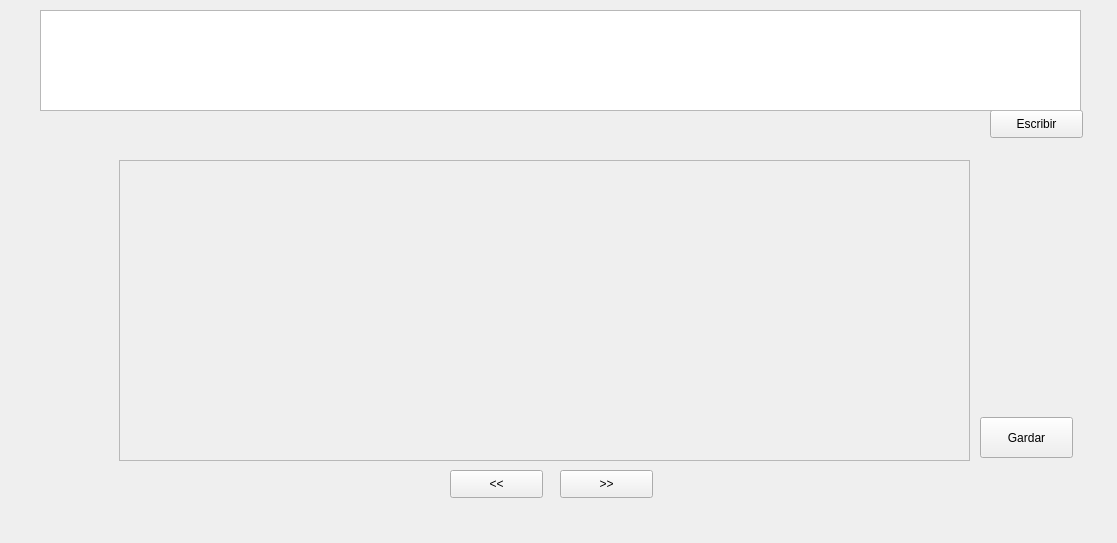
<?xml version="1.0" encoding="UTF-8"?>
<ui version="4.0">
 <class>Form</class>
 <widget class="QWidget" name="Form">
  <property name="geometry">
   <rect>
    <x>0</x>
    <y>0</y>
    <width>1117</width>
    <height>543</height>
   </rect>
  </property>
  <property name="minimumSize">
   <size>
    <width>1117</width>
    <height>543</height>
   </size>
  </property>
  <property name="maximumSize">
   <size>
    <width>1117</width>
    <height>543</height>
   </size>
  </property>
  <property name="windowTitle">
   <string>Convertidor texto manual</string>
  </property>
  <property name="windowIcon">
   <iconset>
    <normaloff>F1_tire_Pirelli_PZero_Red.svg.png</normaloff>F1_tire_Pirelli_PZero_Red.svg.png</iconset>
  </property>
  <property name="styleSheet">
   <string notr="true"/>
  </property>
  <widget class="QPushButton" name="button">
   <property name="geometry">
    <rect>
     <x>990</x>
     <y>110</y>
     <width>93</width>
     <height>28</height>
    </rect>
   </property>
   <property name="text">
    <string>Escribir</string>
   </property>
  </widget>
  <widget class="QLabel" name="label">
   <property name="geometry">
    <rect>
     <x>50</x>
     <y>120</y>
     <width>941</width>
     <height>31</height>
    </rect>
   </property>
   <property name="palette">
    <palette>
     <active>
      <colorrole role="WindowText">
       <brush brushstyle="SolidPattern">
        <color alpha="255">
         <red>255</red>
         <green>0</green>
         <blue>0</blue>
        </color>
       </brush>
      </colorrole>
      <colorrole role="Button">
       <brush brushstyle="SolidPattern">
        <color alpha="255">
         <red>255</red>
         <green>0</green>
         <blue>0</blue>
        </color>
       </brush>
      </colorrole>
      <colorrole role="Light">
       <brush brushstyle="SolidPattern">
        <color alpha="255">
         <red>255</red>
         <green>127</green>
         <blue>127</blue>
        </color>
       </brush>
      </colorrole>
      <colorrole role="Midlight">
       <brush brushstyle="SolidPattern">
        <color alpha="255">
         <red>255</red>
         <green>63</green>
         <blue>63</blue>
        </color>
       </brush>
      </colorrole>
      <colorrole role="Dark">
       <brush brushstyle="SolidPattern">
        <color alpha="255">
         <red>127</red>
         <green>0</green>
         <blue>0</blue>
        </color>
       </brush>
      </colorrole>
      <colorrole role="Mid">
       <brush brushstyle="SolidPattern">
        <color alpha="255">
         <red>170</red>
         <green>0</green>
         <blue>0</blue>
        </color>
       </brush>
      </colorrole>
      <colorrole role="Text">
       <brush brushstyle="SolidPattern">
        <color alpha="255">
         <red>255</red>
         <green>0</green>
         <blue>0</blue>
        </color>
       </brush>
      </colorrole>
      <colorrole role="BrightText">
       <brush brushstyle="SolidPattern">
        <color alpha="255">
         <red>255</red>
         <green>255</green>
         <blue>255</blue>
        </color>
       </brush>
      </colorrole>
      <colorrole role="ButtonText">
       <brush brushstyle="SolidPattern">
        <color alpha="255">
         <red>255</red>
         <green>0</green>
         <blue>0</blue>
        </color>
       </brush>
      </colorrole>
      <colorrole role="Base">
       <brush brushstyle="SolidPattern">
        <color alpha="255">
         <red>255</red>
         <green>255</green>
         <blue>255</blue>
        </color>
       </brush>
      </colorrole>
      <colorrole role="Window">
       <brush brushstyle="SolidPattern">
        <color alpha="255">
         <red>255</red>
         <green>0</green>
         <blue>0</blue>
        </color>
       </brush>
      </colorrole>
      <colorrole role="Shadow">
       <brush brushstyle="SolidPattern">
        <color alpha="255">
         <red>0</red>
         <green>0</green>
         <blue>0</blue>
        </color>
       </brush>
      </colorrole>
      <colorrole role="AlternateBase">
       <brush brushstyle="SolidPattern">
        <color alpha="255">
         <red>255</red>
         <green>127</green>
         <blue>127</blue>
        </color>
       </brush>
      </colorrole>
      <colorrole role="ToolTipBase">
       <brush brushstyle="SolidPattern">
        <color alpha="255">
         <red>255</red>
         <green>255</green>
         <blue>220</blue>
        </color>
       </brush>
      </colorrole>
      <colorrole role="ToolTipText">
       <brush brushstyle="SolidPattern">
        <color alpha="255">
         <red>0</red>
         <green>0</green>
         <blue>0</blue>
        </color>
       </brush>
      </colorrole>
     </active>
     <inactive>
      <colorrole role="WindowText">
       <brush brushstyle="SolidPattern">
        <color alpha="255">
         <red>255</red>
         <green>0</green>
         <blue>0</blue>
        </color>
       </brush>
      </colorrole>
      <colorrole role="Button">
       <brush brushstyle="SolidPattern">
        <color alpha="255">
         <red>255</red>
         <green>0</green>
         <blue>0</blue>
        </color>
       </brush>
      </colorrole>
      <colorrole role="Light">
       <brush brushstyle="SolidPattern">
        <color alpha="255">
         <red>255</red>
         <green>127</green>
         <blue>127</blue>
        </color>
       </brush>
      </colorrole>
      <colorrole role="Midlight">
       <brush brushstyle="SolidPattern">
        <color alpha="255">
         <red>255</red>
         <green>63</green>
         <blue>63</blue>
        </color>
       </brush>
      </colorrole>
      <colorrole role="Dark">
       <brush brushstyle="SolidPattern">
        <color alpha="255">
         <red>127</red>
         <green>0</green>
         <blue>0</blue>
        </color>
       </brush>
      </colorrole>
      <colorrole role="Mid">
       <brush brushstyle="SolidPattern">
        <color alpha="255">
         <red>170</red>
         <green>0</green>
         <blue>0</blue>
        </color>
       </brush>
      </colorrole>
      <colorrole role="Text">
       <brush brushstyle="SolidPattern">
        <color alpha="255">
         <red>255</red>
         <green>0</green>
         <blue>0</blue>
        </color>
       </brush>
      </colorrole>
      <colorrole role="BrightText">
       <brush brushstyle="SolidPattern">
        <color alpha="255">
         <red>255</red>
         <green>255</green>
         <blue>255</blue>
        </color>
       </brush>
      </colorrole>
      <colorrole role="ButtonText">
       <brush brushstyle="SolidPattern">
        <color alpha="255">
         <red>255</red>
         <green>0</green>
         <blue>0</blue>
        </color>
       </brush>
      </colorrole>
      <colorrole role="Base">
       <brush brushstyle="SolidPattern">
        <color alpha="255">
         <red>255</red>
         <green>255</green>
         <blue>255</blue>
        </color>
       </brush>
      </colorrole>
      <colorrole role="Window">
       <brush brushstyle="SolidPattern">
        <color alpha="255">
         <red>255</red>
         <green>0</green>
         <blue>0</blue>
        </color>
       </brush>
      </colorrole>
      <colorrole role="Shadow">
       <brush brushstyle="SolidPattern">
        <color alpha="255">
         <red>0</red>
         <green>0</green>
         <blue>0</blue>
        </color>
       </brush>
      </colorrole>
      <colorrole role="AlternateBase">
       <brush brushstyle="SolidPattern">
        <color alpha="255">
         <red>255</red>
         <green>127</green>
         <blue>127</blue>
        </color>
       </brush>
      </colorrole>
      <colorrole role="ToolTipBase">
       <brush brushstyle="SolidPattern">
        <color alpha="255">
         <red>255</red>
         <green>255</green>
         <blue>220</blue>
        </color>
       </brush>
      </colorrole>
      <colorrole role="ToolTipText">
       <brush brushstyle="SolidPattern">
        <color alpha="255">
         <red>0</red>
         <green>0</green>
         <blue>0</blue>
        </color>
       </brush>
      </colorrole>
     </inactive>
     <disabled>
      <colorrole role="WindowText">
       <brush brushstyle="SolidPattern">
        <color alpha="255">
         <red>255</red>
         <green>0</green>
         <blue>0</blue>
        </color>
       </brush>
      </colorrole>
      <colorrole role="Button">
       <brush brushstyle="SolidPattern">
        <color alpha="255">
         <red>255</red>
         <green>0</green>
         <blue>0</blue>
        </color>
       </brush>
      </colorrole>
      <colorrole role="Light">
       <brush brushstyle="SolidPattern">
        <color alpha="255">
         <red>255</red>
         <green>127</green>
         <blue>127</blue>
        </color>
       </brush>
      </colorrole>
      <colorrole role="Midlight">
       <brush brushstyle="SolidPattern">
        <color alpha="255">
         <red>255</red>
         <green>63</green>
         <blue>63</blue>
        </color>
       </brush>
      </colorrole>
      <colorrole role="Dark">
       <brush brushstyle="SolidPattern">
        <color alpha="255">
         <red>127</red>
         <green>0</green>
         <blue>0</blue>
        </color>
       </brush>
      </colorrole>
      <colorrole role="Mid">
       <brush brushstyle="SolidPattern">
        <color alpha="255">
         <red>170</red>
         <green>0</green>
         <blue>0</blue>
        </color>
       </brush>
      </colorrole>
      <colorrole role="Text">
       <brush brushstyle="SolidPattern">
        <color alpha="255">
         <red>255</red>
         <green>0</green>
         <blue>0</blue>
        </color>
       </brush>
      </colorrole>
      <colorrole role="BrightText">
       <brush brushstyle="SolidPattern">
        <color alpha="255">
         <red>255</red>
         <green>255</green>
         <blue>255</blue>
        </color>
       </brush>
      </colorrole>
      <colorrole role="ButtonText">
       <brush brushstyle="SolidPattern">
        <color alpha="255">
         <red>255</red>
         <green>0</green>
         <blue>0</blue>
        </color>
       </brush>
      </colorrole>
      <colorrole role="Base">
       <brush brushstyle="SolidPattern">
        <color alpha="255">
         <red>255</red>
         <green>0</green>
         <blue>0</blue>
        </color>
       </brush>
      </colorrole>
      <colorrole role="Window">
       <brush brushstyle="SolidPattern">
        <color alpha="255">
         <red>255</red>
         <green>0</green>
         <blue>0</blue>
        </color>
       </brush>
      </colorrole>
      <colorrole role="Shadow">
       <brush brushstyle="SolidPattern">
        <color alpha="255">
         <red>0</red>
         <green>0</green>
         <blue>0</blue>
        </color>
       </brush>
      </colorrole>
      <colorrole role="AlternateBase">
       <brush brushstyle="SolidPattern">
        <color alpha="255">
         <red>255</red>
         <green>0</green>
         <blue>0</blue>
        </color>
       </brush>
      </colorrole>
      <colorrole role="ToolTipBase">
       <brush brushstyle="SolidPattern">
        <color alpha="255">
         <red>255</red>
         <green>255</green>
         <blue>220</blue>
        </color>
       </brush>
      </colorrole>
      <colorrole role="ToolTipText">
       <brush brushstyle="SolidPattern">
        <color alpha="255">
         <red>0</red>
         <green>0</green>
         <blue>0</blue>
        </color>
       </brush>
      </colorrole>
     </disabled>
    </palette>
   </property>
   <property name="font">
    <font>
     <pointsize>10</pointsize>
    </font>
   </property>
   <property name="styleSheet">
    <string notr="true">color: red;</string>
   </property>
   <property name="text">
    <string/>
   </property>
   <property name="alignment">
    <set>Qt::AlignCenter</set>
   </property>
   <property name="indent">
    <number>-1</number>
   </property>
  </widget>
  <widget class="QLabel" name="image">
   <property name="geometry">
    <rect>
     <x>121</x>
     <y>160</y>
     <width>851</width>
     <height>291</height>
    </rect>
   </property>
   <property name="text">
    <string/>
   </property>
  </widget>
  <widget class="QScrollArea" name="scrollArea">
   <property name="geometry">
    <rect>
     <x>119</x>
     <y>160</y>
     <width>851</width>
     <height>301</height>
    </rect>
   </property>
   <property name="widgetResizable">
    <bool>true</bool>
   </property>
   <widget class="QWidget" name="scrollAreaWidgetContents">
    <property name="geometry">
     <rect>
      <x>0</x>
      <y>0</y>
      <width>849</width>
      <height>299</height>
     </rect>
    </property>
   </widget>
  </widget>
  <widget class="QPushButton" name="button_save">
   <property name="geometry">
    <rect>
     <x>980</x>
     <y>417</y>
     <width>93</width>
     <height>41</height>
    </rect>
   </property>
   <property name="text">
    <string>Gardar</string>
   </property>
  </widget>
  <widget class="QTextEdit" name="textEdit">
   <property name="geometry">
    <rect>
     <x>40</x>
     <y>10</y>
     <width>1041</width>
     <height>101</height>
    </rect>
   </property>
   <property name="font">
    <font>
     <pointsize>11</pointsize>
    </font>
   </property>
  </widget>
  <widget class="QPushButton" name="next_button">
   <property name="geometry">
    <rect>
     <x>560</x>
     <y>470</y>
     <width>93</width>
     <height>28</height>
    </rect>
   </property>
   <property name="text">
    <string>&gt;&gt;</string>
   </property>
  </widget>
  <widget class="QPushButton" name="previous_button">
   <property name="geometry">
    <rect>
     <x>450</x>
     <y>470</y>
     <width>93</width>
     <height>28</height>
    </rect>
   </property>
   <property name="text">
    <string>&lt;&lt;</string>
   </property>
  </widget>
  <widget class="QLabel" name="page_num">
   <property name="geometry">
    <rect>
     <x>520</x>
     <y>500</y>
     <width>61</width>
     <height>31</height>
    </rect>
   </property>
   <property name="font">
    <font>
     <pointsize>14</pointsize>
    </font>
   </property>
   <property name="text">
    <string/>
   </property>
  </widget>
 </widget>
 <resources/>
 <connections/>
</ui>
